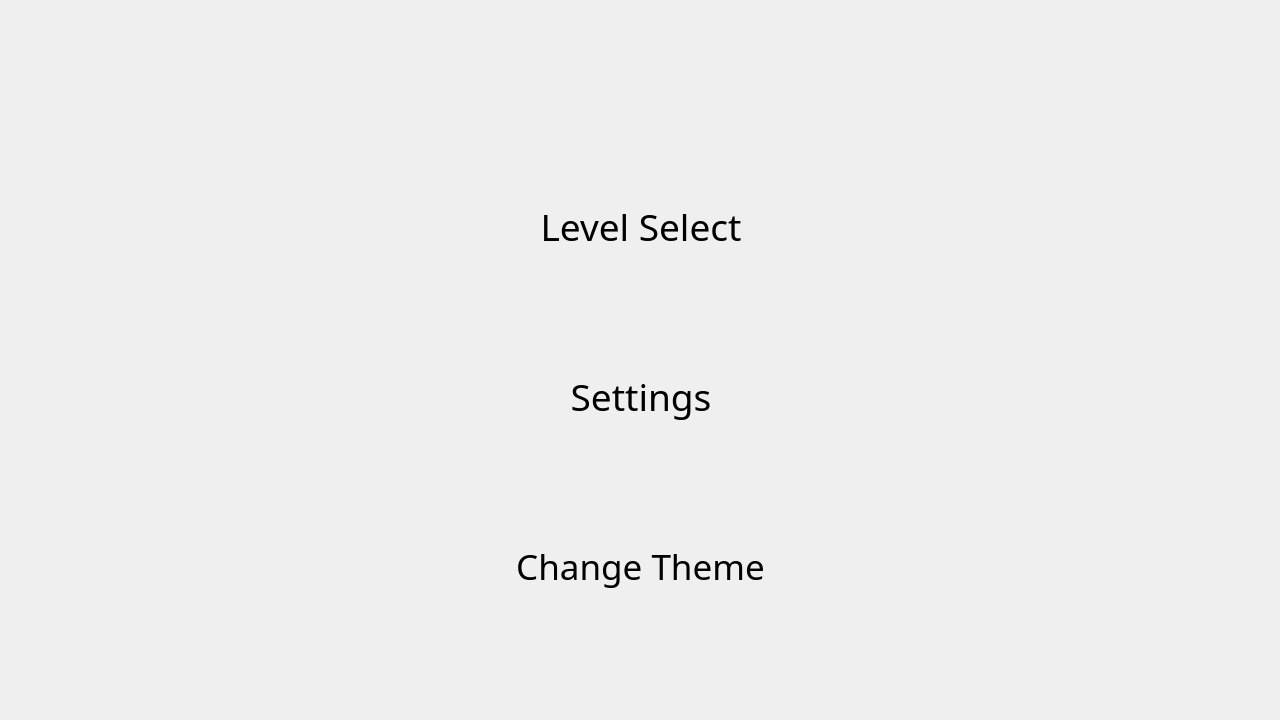
<?xml version="1.0" encoding="UTF-8"?>
<ui version="4.0">
 <class>MainWindow</class>
 <widget class="QMainWindow" name="MainWindow">
  <property name="geometry">
   <rect>
    <x>0</x>
    <y>0</y>
    <width>1280</width>
    <height>720</height>
   </rect>
  </property>
  <property name="mouseTracking">
   <bool>false</bool>
  </property>
  <property name="windowTitle">
   <string>MainWindow</string>
  </property>
  <widget class="QWidget" name="centralWidget">
   <property name="enabled">
    <bool>true</bool>
   </property>
   <property name="sizePolicy">
    <sizepolicy hsizetype="Expanding" vsizetype="Expanding">
     <horstretch>0</horstretch>
     <verstretch>0</verstretch>
    </sizepolicy>
   </property>
   <widget class="QStackedWidget" name="stackedWidget">
    <property name="geometry">
     <rect>
      <x>0</x>
      <y>0</y>
      <width>1280</width>
      <height>720</height>
     </rect>
    </property>
    <property name="sizePolicy">
     <sizepolicy hsizetype="Minimum" vsizetype="Expanding">
      <horstretch>0</horstretch>
      <verstretch>0</verstretch>
     </sizepolicy>
    </property>
    <property name="styleSheet">
     <string notr="true">background-image: url(:/img/backgroundFaded_bee.png);</string>
    </property>
    <widget class="QWidget" name="HomePage">
     <widget class="QPushButton" name="LevelSelectButton">
      <property name="geometry">
       <rect>
        <x>510</x>
        <y>170</y>
        <width>262</width>
        <height>112</height>
       </rect>
      </property>
      <property name="styleSheet">
       <string notr="true">background-image: url(:/img/Button.png);
font: 28pt Candyshop;
border: none;</string>
      </property>
      <property name="text">
       <string>Level Select</string>
      </property>
     </widget>
     <widget class="QPushButton" name="CheckCameraButton">
      <property name="geometry">
       <rect>
        <x>510</x>
        <y>340</y>
        <width>262</width>
        <height>112</height>
       </rect>
      </property>
      <property name="styleSheet">
       <string notr="true">background-image: url(:/img/Button.png);
font: 28pt Candyshop;
border: none;</string>
      </property>
      <property name="text">
       <string>Settings</string>
      </property>
     </widget>
     <widget class="QPushButton" name="SettingsButton">
      <property name="geometry">
       <rect>
        <x>510</x>
        <y>510</y>
        <width>261</width>
        <height>112</height>
       </rect>
      </property>
      <property name="styleSheet">
       <string notr="true">background-image: url(:/img/Button.png)  0 0 0 0 stretch stretch;
font: 26pt Candyshop;
border: none;</string>
      </property>
      <property name="text">
       <string>Change Theme</string>
      </property>
     </widget>
    </widget>
    <widget class="QWidget" name="LevelSelect">
     <widget class="QPushButton" name="Level1">
      <property name="geometry">
       <rect>
        <x>340</x>
        <y>180</y>
        <width>110</width>
        <height>112</height>
       </rect>
      </property>
      <property name="styleSheet">
       <string notr="true">background-image: url(:/img/SmallButton.png);
border:none;
font: 64pt &quot;Candyshop&quot;;</string>
      </property>
      <property name="text">
       <string>1</string>
      </property>
     </widget>
     <widget class="QPushButton" name="Level2">
      <property name="geometry">
       <rect>
        <x>508</x>
        <y>180</y>
        <width>110</width>
        <height>112</height>
       </rect>
      </property>
      <property name="styleSheet">
       <string notr="true">background-image: url(:/img/SmallButton.png);
border:none;
font: 64pt &quot;Candyshop&quot;;</string>
      </property>
      <property name="text">
       <string>2</string>
      </property>
     </widget>
     <widget class="QPushButton" name="Level3">
      <property name="geometry">
       <rect>
        <x>676</x>
        <y>180</y>
        <width>110</width>
        <height>112</height>
       </rect>
      </property>
      <property name="styleSheet">
       <string notr="true">background-image: url(:/img/SmallButton.png);
border:none;
font: 64pt &quot;Candyshop&quot;;</string>
      </property>
      <property name="text">
       <string>3</string>
      </property>
     </widget>
     <widget class="QPushButton" name="Level4">
      <property name="geometry">
       <rect>
        <x>844</x>
        <y>180</y>
        <width>110</width>
        <height>112</height>
       </rect>
      </property>
      <property name="styleSheet">
       <string notr="true">background-image: url(:/img/SmallButton.png);
border:none;
font: 64pt &quot;Candyshop&quot;;</string>
      </property>
      <property name="text">
       <string>4</string>
      </property>
     </widget>
     <widget class="QPushButton" name="Level5">
      <property name="geometry">
       <rect>
        <x>340</x>
        <y>350</y>
        <width>110</width>
        <height>112</height>
       </rect>
      </property>
      <property name="styleSheet">
       <string notr="true">background-image: url(:/img/SmallButton.png);
border:none;
font: 64pt &quot;Candyshop&quot;;</string>
      </property>
      <property name="text">
       <string>5</string>
      </property>
     </widget>
     <widget class="QPushButton" name="Level6">
      <property name="geometry">
       <rect>
        <x>508</x>
        <y>350</y>
        <width>110</width>
        <height>112</height>
       </rect>
      </property>
      <property name="styleSheet">
       <string notr="true">background-image: url(:/img/SmallButton.png);
border:none;
font: 64pt &quot;Candyshop&quot;;</string>
      </property>
      <property name="text">
       <string>6</string>
      </property>
     </widget>
     <widget class="QPushButton" name="Level7">
      <property name="geometry">
       <rect>
        <x>676</x>
        <y>350</y>
        <width>110</width>
        <height>112</height>
       </rect>
      </property>
      <property name="styleSheet">
       <string notr="true">background-image: url(:/img/SmallButton.png);
border:none;
font: 64pt &quot;Candyshop&quot;;</string>
      </property>
      <property name="text">
       <string>7</string>
      </property>
     </widget>
     <widget class="QPushButton" name="Level8">
      <property name="geometry">
       <rect>
        <x>844</x>
        <y>350</y>
        <width>110</width>
        <height>112</height>
       </rect>
      </property>
      <property name="styleSheet">
       <string notr="true">background-image: url(:/img/SmallButton.png);
border:none;
font: 64pt &quot;Candyshop&quot;;</string>
      </property>
      <property name="text">
       <string>8</string>
      </property>
     </widget>
     <widget class="QPushButton" name="Level9">
      <property name="geometry">
       <rect>
        <x>340</x>
        <y>520</y>
        <width>110</width>
        <height>112</height>
       </rect>
      </property>
      <property name="styleSheet">
       <string notr="true">background-image: url(:/img/SmallButton.png);
border:none;
font: 64pt &quot;Candyshop&quot;;</string>
      </property>
      <property name="text">
       <string>9</string>
      </property>
     </widget>
     <widget class="QPushButton" name="Level10">
      <property name="geometry">
       <rect>
        <x>508</x>
        <y>520</y>
        <width>110</width>
        <height>112</height>
       </rect>
      </property>
      <property name="styleSheet">
       <string notr="true">background-image: url(:/img/SmallButton.png);
border:none;
font: 64pt &quot;Candyshop&quot;;</string>
      </property>
      <property name="text">
       <string>10</string>
      </property>
     </widget>
     <widget class="QPushButton" name="Level11">
      <property name="geometry">
       <rect>
        <x>676</x>
        <y>520</y>
        <width>110</width>
        <height>112</height>
       </rect>
      </property>
      <property name="styleSheet">
       <string notr="true">background-image: url(:/img/SmallButton.png);
border:none;
font: 64pt &quot;Candyshop&quot;;</string>
      </property>
      <property name="text">
       <string>11</string>
      </property>
     </widget>
     <widget class="QPushButton" name="Level12">
      <property name="geometry">
       <rect>
        <x>844</x>
        <y>520</y>
        <width>110</width>
        <height>112</height>
       </rect>
      </property>
      <property name="styleSheet">
       <string notr="true">background-image: url(:/img/SmallButton.png);
border:none;
font: 64pt &quot;Candyshop&quot;;</string>
      </property>
      <property name="text">
       <string>12</string>
      </property>
     </widget>
     <widget class="QPushButton" name="HomeButton">
      <property name="geometry">
       <rect>
        <x>40</x>
        <y>40</y>
        <width>110</width>
        <height>112</height>
       </rect>
      </property>
      <property name="styleSheet">
       <string notr="true">background-image: url(:/img/Home.png);
border:none;</string>
      </property>
      <property name="text">
       <string/>
      </property>
     </widget>
    </widget>
    <widget class="QWidget" name="CameraPage">
     <widget class="QPushButton" name="HomeButton2">
      <property name="geometry">
       <rect>
        <x>40</x>
        <y>40</y>
        <width>110</width>
        <height>112</height>
       </rect>
      </property>
      <property name="styleSheet">
       <string notr="true">background-image: url(:/img/Home.png);
border:none;</string>
      </property>
      <property name="text">
       <string/>
      </property>
     </widget>
     <widget class="QLabel" name="label">
      <property name="geometry">
       <rect>
        <x>320</x>
        <y>140</y>
        <width>640</width>
        <height>480</height>
       </rect>
      </property>
      <property name="styleSheet">
       <string notr="true">/*background-image: url(:/img/deleteMe.png);*/
font: 72pt &quot;Candyshop&quot;;
color: rgb(255, 0, 255);</string>
      </property>
      <property name="text">
       <string>Camera Feed (this text should not appear)</string>
      </property>
      <property name="wordWrap">
       <bool>true</bool>
      </property>
     </widget>
    </widget>
    <widget class="QWidget" name="SettingsPage">
     <widget class="QPushButton" name="HomeButton3">
      <property name="geometry">
       <rect>
        <x>40</x>
        <y>40</y>
        <width>110</width>
        <height>112</height>
       </rect>
      </property>
      <property name="styleSheet">
       <string notr="true">background-image: url(:/img/Home.png);
border:none;</string>
      </property>
      <property name="text">
       <string/>
      </property>
     </widget>
     <widget class="QPushButton" name="setThemeKnight">
      <property name="geometry">
       <rect>
        <x>510</x>
        <y>410</y>
        <width>261</width>
        <height>111</height>
       </rect>
      </property>
      <property name="styleSheet">
       <string notr="true">background-image: url(:/img/Button.png);
font: 28pt Candyshop;
border: none;</string>
      </property>
      <property name="text">
       <string>Knight</string>
      </property>
     </widget>
     <widget class="QPushButton" name="setThemeBee">
      <property name="geometry">
       <rect>
        <x>510</x>
        <y>280</y>
        <width>261</width>
        <height>111</height>
       </rect>
      </property>
      <property name="styleSheet">
       <string notr="true">background-image: url(:/img/Button.png);
font: 28pt Candyshop;
border: none;</string>
      </property>
      <property name="text">
       <string>Bee</string>
      </property>
     </widget>
     <widget class="QPushButton" name="pushButton_3">
      <property name="geometry">
       <rect>
        <x>510</x>
        <y>90</y>
        <width>261</width>
        <height>111</height>
       </rect>
      </property>
      <property name="styleSheet">
       <string notr="true">background-image: url(:/img/Button.png);
font: 28pt Candyshop;
border: none;</string>
      </property>
      <property name="text">
       <string>Select Theme</string>
      </property>
     </widget>
     <widget class="QPushButton" name="setThemeKnight_2">
      <property name="geometry">
       <rect>
        <x>510</x>
        <y>540</y>
        <width>261</width>
        <height>111</height>
       </rect>
      </property>
      <property name="styleSheet">
       <string notr="true">background-image: url(:/img/Button.png);
font: 28pt Candyshop;
border: none;</string>
      </property>
      <property name="text">
       <string>Space</string>
      </property>
     </widget>
    </widget>
    <widget class="QWidget" name="Game">
     <widget class="QPushButton" name="HomeButton4">
      <property name="geometry">
       <rect>
        <x>40</x>
        <y>40</y>
        <width>110</width>
        <height>112</height>
       </rect>
      </property>
      <property name="styleSheet">
       <string notr="true">background-image: url(:/img/Home.png);
border:none;</string>
      </property>
      <property name="text">
       <string/>
      </property>
     </widget>
     <widget class="QGraphicsView" name="GameView">
      <property name="enabled">
       <bool>true</bool>
      </property>
      <property name="geometry">
       <rect>
        <x>0</x>
        <y>0</y>
        <width>1280</width>
        <height>720</height>
       </rect>
      </property>
      <property name="verticalScrollBarPolicy">
       <enum>Qt::ScrollBarAlwaysOff</enum>
      </property>
      <property name="horizontalScrollBarPolicy">
       <enum>Qt::ScrollBarAlwaysOff</enum>
      </property>
     </widget>
     <widget class="QLabel" name="LevelCompleteBox">
      <property name="geometry">
       <rect>
        <x>330</x>
        <y>60</y>
        <width>621</width>
        <height>601</height>
       </rect>
      </property>
      <property name="styleSheet">
       <string notr="true">background-image: url(:/img/HowToPlayBackground.png);</string>
      </property>
      <property name="text">
       <string/>
      </property>
     </widget>
     <widget class="QLabel" name="WellDone">
      <property name="geometry">
       <rect>
        <x>370</x>
        <y>140</y>
        <width>551</width>
        <height>141</height>
       </rect>
      </property>
      <property name="styleSheet">
       <string notr="true">background:none;
font: 48pt &quot;Candyshop&quot;;</string>
      </property>
      <property name="text">
       <string>Level Finished</string>
      </property>
      <property name="alignment">
       <set>Qt::AlignCenter</set>
      </property>
     </widget>
     <widget class="QLabel" name="NextLevelQuestion">
      <property name="geometry">
       <rect>
        <x>340</x>
        <y>385</y>
        <width>601</width>
        <height>90</height>
       </rect>
      </property>
      <property name="styleSheet">
       <string notr="true">background:none;
font: 22pt &quot;Candyshop&quot;;</string>
      </property>
      <property name="text">
       <string> Try Again                   Next Level</string>
      </property>
      <property name="alignment">
       <set>Qt::AlignCenter</set>
      </property>
     </widget>
     <widget class="QPushButton" name="NextLevel">
      <property name="geometry">
       <rect>
        <x>730</x>
        <y>460</y>
        <width>110</width>
        <height>112</height>
       </rect>
      </property>
      <property name="styleSheet">
       <string notr="true">background-image: url(:/img/SmallButton.png);
font: 48pt &quot;Candyshop&quot;;
border: none;</string>
      </property>
      <property name="text">
       <string>✔</string>
      </property>
     </widget>
     <widget class="QPushButton" name="ExitLevel">
      <property name="geometry">
       <rect>
        <x>440</x>
        <y>460</y>
        <width>110</width>
        <height>112</height>
       </rect>
      </property>
      <property name="styleSheet">
       <string notr="true">background-image: url(:/img/SmallButton.png);
font: 48pt &quot;Candyshop&quot;;
font-weight: 1000;
border: none;</string>
      </property>
      <property name="text">
       <string>↺</string>
      </property>
     </widget>
     <widget class="QLabel" name="LevelLabel">
      <property name="geometry">
       <rect>
        <x>970</x>
        <y>20</y>
        <width>300</width>
        <height>81</height>
       </rect>
      </property>
      <property name="styleSheet">
       <string notr="true">background:none;
font: 48pt &quot;Candyshop&quot;;</string>
      </property>
      <property name="text">
       <string>Level 1</string>
      </property>
      <property name="alignment">
       <set>Qt::AlignCenter</set>
      </property>
     </widget>
     <widget class="QLabel" name="ScoreLabel">
      <property name="geometry">
       <rect>
        <x>350</x>
        <y>270</y>
        <width>581</width>
        <height>31</height>
       </rect>
      </property>
      <property name="styleSheet">
       <string notr="true">background: none;
font: 26pt &quot;Candyshop&quot;;
color: black;
</string>
      </property>
      <property name="text">
       <string>You took %1 Moves</string>
      </property>
      <property name="alignment">
       <set>Qt::AlignCenter</set>
      </property>
     </widget>
     <widget class="QLabel" name="BestScoreLabel">
      <property name="geometry">
       <rect>
        <x>460</x>
        <y>330</y>
        <width>360</width>
        <height>41</height>
       </rect>
      </property>
      <property name="styleSheet">
       <string notr="true">background:gold;
font: 26pt &quot;Candyshop&quot;;
color: black;
border-radius:15px;</string>
      </property>
      <property name="text">
       <string>Best score %2 Moves</string>
      </property>
      <property name="alignment">
       <set>Qt::AlignCenter</set>
      </property>
     </widget>
     <widget class="QLabel" name="label_2">
      <property name="geometry">
       <rect>
        <x>200</x>
        <y>510</y>
        <width>846</width>
        <height>181</height>
       </rect>
      </property>
      <property name="styleSheet">
       <string notr="true">background-image: url(:/img/warningBox.png);
font: 28pt &quot;Candyshop&quot;;</string>
      </property>
      <property name="text">
       <string>
No Grid Found.
Do you have your hand in the way?</string>
      </property>
      <property name="alignment">
       <set>Qt::AlignHCenter|Qt::AlignTop</set>
      </property>
     </widget>
     <zorder>label_2</zorder>
     <zorder>GameView</zorder>
     <zorder>HomeButton4</zorder>
     <zorder>LevelCompleteBox</zorder>
     <zorder>WellDone</zorder>
     <zorder>NextLevelQuestion</zorder>
     <zorder>NextLevel</zorder>
     <zorder>ExitLevel</zorder>
     <zorder>LevelLabel</zorder>
     <zorder>ScoreLabel</zorder>
     <zorder>BestScoreLabel</zorder>
    </widget>
   </widget>
  </widget>
 </widget>
 <layoutdefault spacing="6" margin="11"/>
 <resources/>
 <connections/>
</ui>
